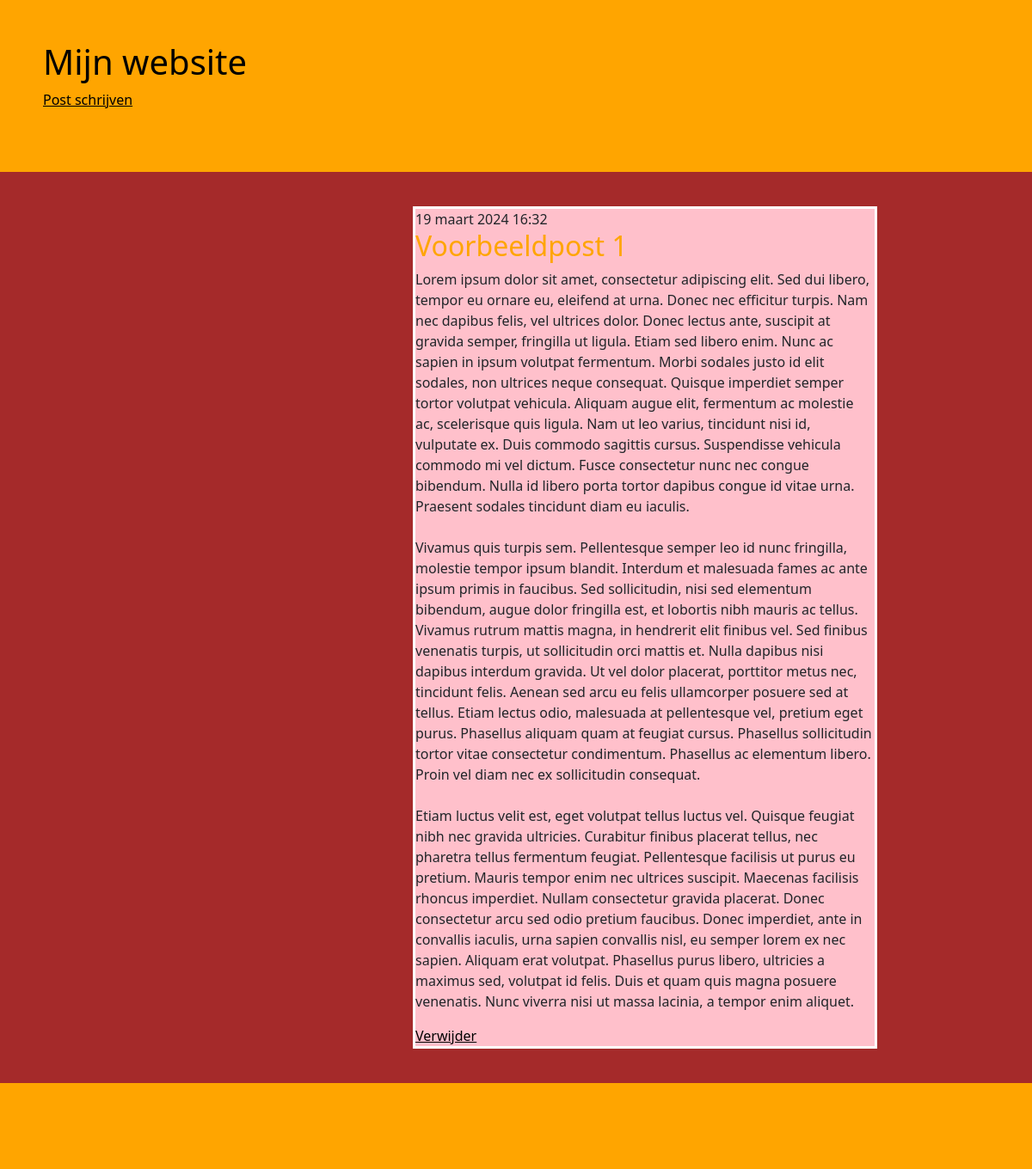
The app's page /post/1/ with its own data.
### blog/models.py (models this page shows, shortened)
class Post(models.Model):
    author = models.ForeignKey(settings.AUTH_USER_MODEL, on_delete=models.CASCADE)
    title = models.CharField(max_length=200)
    text = models.TextField()
    created_date = models.DateTimeField(default=timezone.now)
    published_date = models.DateTimeField(blank=True, null=True)

### blog/views.py (the view)
# urls.py: path('post/<int:pk>/', views.post_detail, name='post_inhoud'),
def post_detail(request, pk):
    post = get_object_or_404(Post, pk=pk)
    return render(request, 'blog/post_inhoud.html', {'post': post})

### blog/templates/blog/post_inhoud.html
{% extends 'blog/base.html' %}
{% block inhoud %}
    <div id="inhoud">
        <article class="post">
            {% if post.published_date %}
                <time class="date">{{ post.published_date }}</time>
            {% endif %}
            <h2>{{ post.title }}</h2>
            <p>{{ post.text|linebreaksbr }}</p>
            <a href="{% url 'delete' post.id %}">Verwijder</a>
        </article>
    </div>
{% endblock %}

### blog/static/css/stijl.css (style rules this page uses)
body { background-color: brown; display:flex; flex-direction: column; min-height: 100vh; }
a { color: black; }
#inhoud { width: 45%; margin-left:40%; background-color: pink; margin-top:40px; }
article { max-width: 100%; margin-top: 40px; margin-bottom: 40px; background-color: pink; border: 3px solid white; }
h2 { color: orange; }

### records on screen
Post: published_date "19 maart 2024 16:32", title "Voorbeeldpost 1", text "Lorem ipsum dolor sit amet, consectetur adipiscing elit. Sed dui libero, tempor eu ornare eu, eleifend at urna. Donec nec efficitur turpis. Nam nec dapibus felis, vel ultrices dolor. Donec lectus ante, suscipit at gravida semper, fringilla ut ligula. Etiam sed libero enim. Nunc ac sapien in ipsum volutpat fermentum. Morbi sodales justo id elit sodales, non ultrices neque consequat. Quisque imperdiet semper tortor volutpat vehicula. Aliquam augue elit, fermentum ac molestie ac, scelerisque quis ligula. Nam ut leo varius, tincidunt nisi id, vulputate ex. Duis commodo sagittis cursus. Suspendisse vehicula commodo mi vel dictum. Fusce consectetur nunc nec congue bibendum. Nulla id libero porta…"
